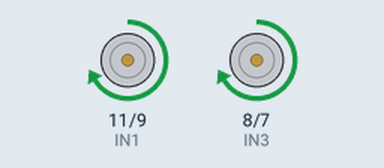
Recording of a sketch running on a simulated Arduino Uno, built with avr-gcc and run on an emulated ATmega328P. Shown: motor-driver pin pairs drawn as motors (green arrow = first pin HIGH = forward, orange = second pin HIGH = backward, longer = more drive, scaled by the enable pin).

Above: at 1.0 s.
At 4.5 s:
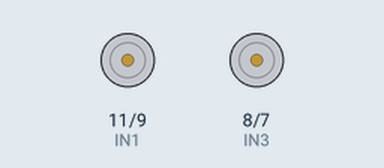
At 19.2 s:
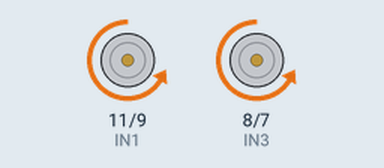
Timing chart, 0 to 21.1 s (numbered marks = the images above):
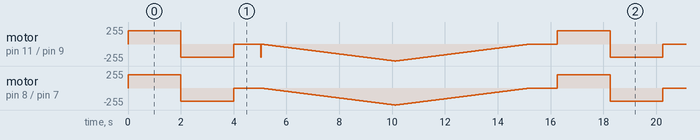

The sketch:

motor.ino
```cpp
/*
L298N H-Bridge driving DC motor on Arduino
*/

int ENA = 6; // MCU PWM Pin 10 to ENA on L298n Board
int IN1 = 11;  // MCU Digital Pin 9 to IN1 on L298n Board
int IN2 = 9;  // MCU Digital Pin 8 to IN2 on L298n Board

int ENB = 5;  // MCU PWM Pin 5 to ENB on L298n Board
int IN3 = 8;  // MCU Digital pin 7 to IN3 on L298n Board
int IN4 = 7;  // MCU Digital pin 6 to IN4 on L298n Board

void setup()
{
  pinMode(ENA, OUTPUT); //Set all the L298n Pin to output
  pinMode(ENB, OUTPUT);
  pinMode(IN1, OUTPUT);
  pinMode(IN2, OUTPUT);
  pinMode(IN3, OUTPUT);
  pinMode(IN4, OUTPUT);
}
void DRIVEONE()
{
  // Run the motors on both direction at fixed speed
  digitalWrite(IN1, HIGH); // Turn HIGH motor A
  digitalWrite(IN2, LOW);
  analogWrite(ENA, 200); // TO set the turning speed to 200 out of possible range 0 to 255

  digitalWrite(IN3, HIGH); // turn HIGH motor B
  digitalWrite(IN4, LOW);  // To set the turning speed to 200 out of possible range 0 to 255
  analogWrite(ENB, 200);
  delay(2000);  // Delay to 2 seconds

  // Changing the direction of the motor

  digitalWrite(IN1, LOW);
  digitalWrite(IN2, HIGH);
  digitalWrite(IN3, LOW);
  digitalWrite(IN4, HIGH);
  delay(2000); // Delay to 2 seconds

  digitalWrite(IN1, LOW); // Turn the motor off
  digitalWrite(IN2, LOW); // Turn the motor off
  digitalWrite(IN3, LOW); // Turn the motor off
  digitalWrite(IN4, LOW); // Turn the motor off
}
void DRIVETWO()
{
/*
  These function will turn the motors on the possible speeds, the maximum speed turns is determined
  by the motor specs and the operating voltage. The PWM(Pulse with modulation values will sent
  by analogWrite() function to drive the maxim speed.
*/

  digitalWrite(IN1, LOW);
  digitalWrite(IN2, HIGH);
  digitalWrite(IN3, LOW);
  digitalWrite(IN4, HIGH);

  for (int x = 0; x < 256; x++)   // Motor will accelerate from 0 to maximum speed
  {
    analogWrite(ENA, x);
    analogWrite(ENB, x);
    delay(20);
  }

  for (int y = 255; y >= 0; --y)  // Motor will decelerate from maximum speed to 0
  {
    analogWrite(ENA, y);
    analogWrite(ENB, y);
    delay(20);
  }

  digitalWrite(IN1, LOW); //  Tun Off All the Motors
  digitalWrite(IN2, LOW);
  digitalWrite(IN3, LOW);
  digitalWrite(IN4, LOW);
}
void loop()
{
  DRIVEONE();
  delay(1000);
  DRIVETWO();
  delay(1000);
}
```
